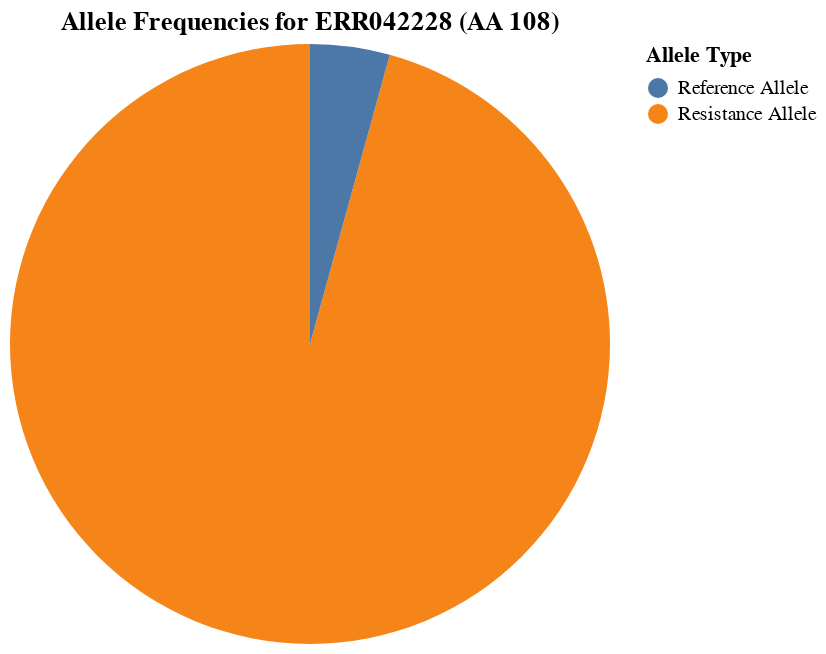

Notebook code for this chart:
### Code cell
import pandas as pd
import altair as alt

# Get the allele frequency for 'ERR042228.fq' from allele_freq_108
err042228_af = allele_freq_108[allele_freq_108['Sample'] == 'ERR042228.fq']['AF'].iloc[0]

# Calculate the reference allele frequency
err042228_ref_af = 1 - err042228_af

# Create a dictionary for the 'ERR042228' pie chart data
err042228_pie_data = {
    'Allele Type': ['Resistance Allele', 'Reference Allele'],
    'Allele Frequency': [err042228_af, err042228_ref_af]
}

# Convert the dictionary to a pandas DataFrame
err042228_data = pd.DataFrame(err042228_pie_data)

# Create the pie chart for ERR042228
chart_err042228 = alt.Chart(err042228_data).mark_arc().encode(
    theta=alt.Theta(field="Allele Frequency", type="quantitative"),
    color=alt.Color(field="Allele Type", type="nominal", title="Allele Type"),
    tooltip=['Allele Type', alt.Tooltip('Allele Frequency', format='.1%')]
).properties(
    title="Allele Frequencies for ERR042228 (AA 108)"
)

chart_err042228

### Figure 1 — Vega-Lite specification as saved in the notebook (floating-point values rounded to 4 significant figures)
{"config": {"view": {"continuousWidth": 300, "continuousHeight": 300}}, "data": {"name": "data-96024c5fd43b95b94607d6aa78c221db"}, "mark": {"type": "arc"}, "encoding": {"color": {"field": "Allele Type", "title": "Allele Type", "type": "nominal"}, "theta": {"field": "Allele Frequency", "type": "quantitative"}, "tooltip": [{"field": "Allele Type", "type": "nominal"}, {"field": "Allele Frequency", "format": ".1%", "type": "quantitative"}]}, "title": "Allele Frequencies for ERR042228 (AA 108)", "$schema": "https://vega.github.io/schema/vega-lite/v5.20.1.json", "datasets": {"data-96024c5fd43b95b94607d6aa78c221db": [{"Allele Type": "Resistance Allele", "Allele Frequency": 0.9571}, {"Allele Type": "Reference Allele", "Allele Frequency": 0.04286}]}}
